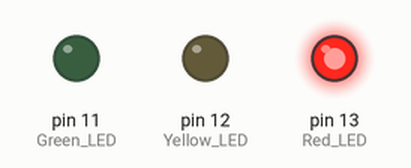
Bench run of a sketch on a simulated Arduino Uno, built with avr-gcc and run on an emulated ATmega328P. Shown: output pins drawn as LEDs (lit = HIGH).

Above: at 2.5 s.
At 6.0 s:
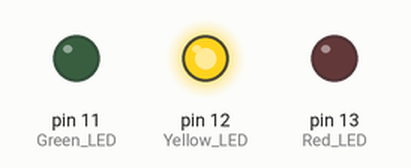
At 9.5 s:
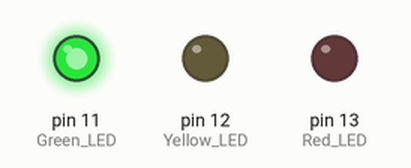
Timing chart, 0 to 15.6 s (numbered marks = the images above):
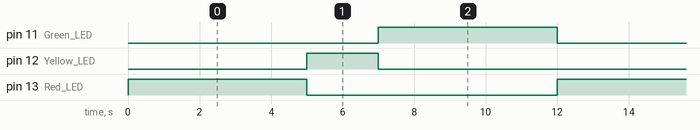

The sketch:

traffic-light.ino
```cpp
void setup() {
  pinMode(13, OUTPUT); // Red LED
  pinMode(12, OUTPUT); // Yellow LED
  pinMode(11, OUTPUT); // Green LED
}

void loop() {
  // Red Light ON (5 seconds)
  digitalWrite(13, HIGH);
  digitalWrite(12, LOW);
  digitalWrite(11, LOW);
  delay(5000);

  // Yellow Light ON (2 seconds)
  digitalWrite(13, LOW);
  digitalWrite(12, HIGH);
  digitalWrite(11, LOW);
  delay(2000);

  // Green Light ON (5 seconds)
  digitalWrite(13, LOW);
  digitalWrite(12, LOW);
  digitalWrite(11, HIGH);
  delay(5000);
}
```

Measured:
- by itself, pin 11 (Green_LED), pin 13 (Red_LED): alternates HIGH for 5.0 s and LOW for 7.0 s
- by itself, pin 12 (Yellow_LED): alternates HIGH for 2.0 s and LOW for 10.0 s
- by itself, everything shown: repeats every 12.0 s, in 3 steps
